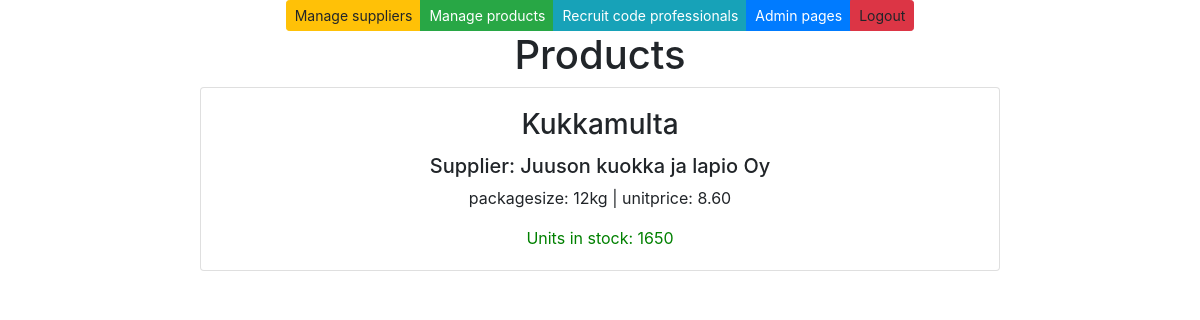
/products/, run on an earlier commit of the app's database.
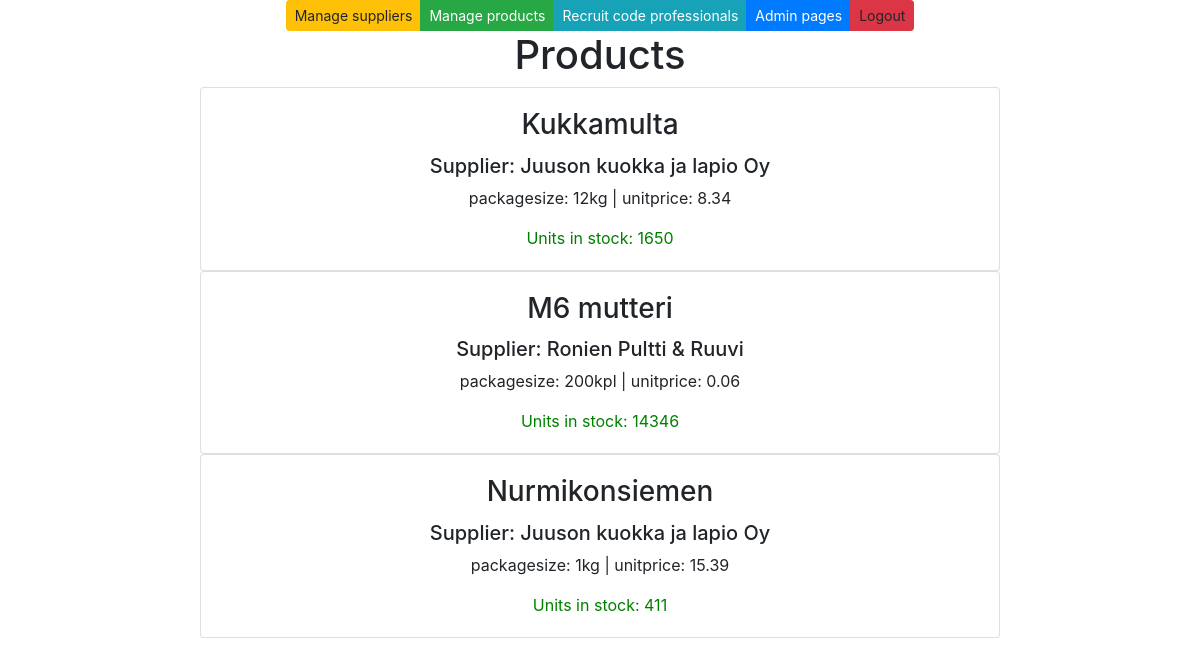
And on a later commit of the database.
### app/models.py (models this page shows, shortened)
class Product(models.Model):
    productname = models.CharField(max_length = 20, default = "laku")
    packagesize = models.CharField(max_length = 20, default = 3)
    unitprice = models.DecimalField(max_digits=8, decimal_places=2, default=1.00)
    unitsinstock = models.IntegerField(default = 3)
    supplier = models.ForeignKey(Supplier, on_delete=models.CASCADE)

class Supplier(models.Model):
    companyname = models.CharField(max_length = 50, default="firma")
    contactname = models.CharField(max_length = 50, default="firma")
    address = models.CharField(max_length = 100, default="firma")
    phone = models.CharField(max_length = 20, default="firma")
    email = models.CharField(max_length = 50, default="firma")
    country = models.CharField(max_length = 50, default="firma")

### app/views.py (the view)
# urls.py: path('products/', productlistview),
def productlistview(request):
    productlist = Product.objects.all()
    supplierlist = Supplier.objects.all()
    context ={'products': productlist, 'suppliers': supplierlist}
    return render(request, 'productlist.html', context)

### app/templates/productlist.html
{% extends 'index.html' %}
{% block content %}
<h1>Products</h1>
{% for p in products %}
<div class="card" style="width: 50rem;">
    <div class="card-body">
        <h3 class="card-title">{{p.productname}} </h3>
        <h5 class="card-text">Supplier: {{p.supplier.companyname}}</h5>
        <p class="card-text">packagesize: {{p.packagesize}} | unitprice: {{p.unitprice}}</p>
        <p class="card-text" style="color: green;">Units in stock: {{p.unitsinstock}}</p>
    </div>
</div>
{% empty %}
<h2>Ei mitään täällä!</h2>
{%endfor%}
{% endblock %}

### app/templates/index.html (shortened to what this page needs)
<!DOCTYPE html>
<html>
<head>
    <link rel="stylesheet" href="https://stackpath.bootstrapcdn.com/bootstrap/4.5.0/css/bootstrap.min.css"
>
    <link rel="stylesheet" href="https://cdnjs.cloudflare.com/ajax/libs/font-awesome/5.11.2/css/all.min.css">
    {% load static %}
    <link rel="stylesheet" type="text/css" href="{% static 'style.css' %}">
</head>
<body>
    <div class="container">
        <center>
            <div class="btn-group" role="group">
                <a class="btn btn-warning btn-sm" href="/suppliers">Manage suppliers</a>
                <a class="btn btn-success btn-sm" href="/products">Manage products</a>
                <a class="btn btn-info btn-sm" href="http://careeria.fi">Recruit code professionals</a>
                <a class="btn btn-primary btn-sm" href="/admin">Admin pages</a>
                <a class="btn btn-danger btn-sm">Logout</a>
            </div>
            {% block content %}
            {% endblock %}
        </center>
    </div>
</body>
</html>

What changed in the data, as far as the page shows it:
changed Product "Kukkamulta": unitprice "8.60" → "8.34"
added Product: productname "M6 mutteri", supplier.companyname "Ronien Pultti & Ruuvi", packagesize "200kpl", unitprice "0.06", unitsinstock "14346"
added Product: productname "Nurmikonsiemen", supplier.companyname "Juuson kuokka ja lapio Oy", packagesize "1kg", unitprice "15.39", unitsinstock "411"
